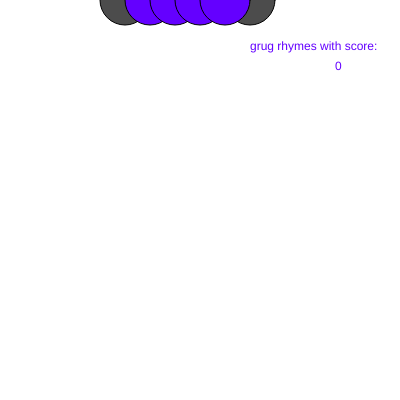
Frame 1 (no input)
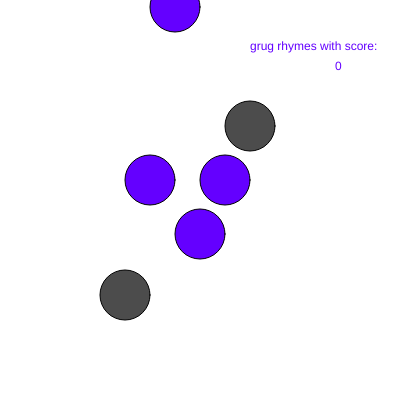
Frame 60 (no input)
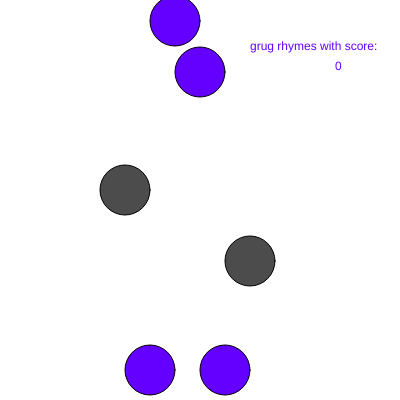
Frame 120 (the mouse pressed at the canvas centre since frame 60)

The p5.js sketch that drew these frames (run headless with seeded random() and noise() and a simulated clock; from frame 60 on, the mouse is pressed at the canvas centre):

// p5.js sketch
// ── sketch.js
var ball2 = 0;
var score = 0;
var ball1 = 0;
var ball3 = 0;
var ball4 = 0;
var ball5 = 0;
var ball6 = 0;

function setup() {
  createCanvas(400, 400);
  noCursor();
}

function draw() {
  background(255);
  fill (76)

  ellipse(250, ball2, 50);
  ellipse(125, ball1, 50);
  fill(100, 0, 255);
  ellipse(150, ball3, 50);
  ellipse(175, ball4, 50);
  ellipse(200, ball5, 50);
  ellipse(225, ball6, 50);
  ball1 = ball1 + 5;

  if (ball1 > 400) {
    ball1 = 0;
  }
  ball4 = ball4 + 7;
  if (ball4 > 400) {
    ball4 = 0;
  }

  ball2 = ball2 + 9;
  if (ball2 > 400) {
    ball2 = 0;
  }

  ball3 = ball3+10;
  if (ball3 > 400) {
    ball3 = 0;
  }
  ball5 = ball5 + 18;
  if (ball5 > 400) {
    ball5 = 0;
  }

  ball6 = ball6 + 10;
  if (ball6 > 400) {
    ball6 = 0;
  }
  text("grug rhymes with score:", 250, 50);
  text(score, 335, 70);
}

function keyPressed() {
  if (key == "s" && ball2 > 250) {
    score = score + 25;
  }

  if (key == "a" && ball1 > 250) {
    score = score + 25;
  }

  if (key == "d" && ball3 > 250) {
    score = score + 13;
  }
    if (key == "j" && ball4 > 250) {
      score = score + -17;
    }

    if (key == "k" && ball5 > 250) {
      score = score + 12;
    }

    if (key == "l" && ball6 > 250) {
      score = score + -25;
    }
  
}
